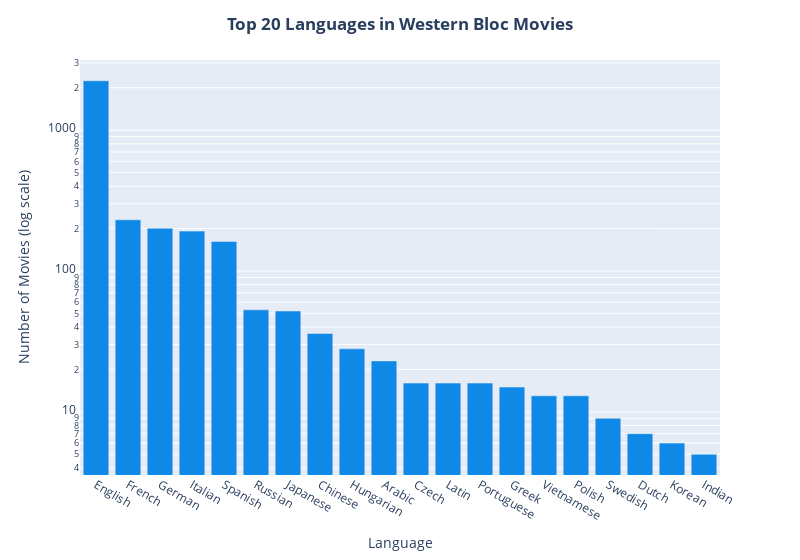

Notebook source saved alongside this figure:
### Code cell
fig = px.bar(western_languages_count.head(20), x='language', y='count', labels={'language':'Language', 'count':'Number of Movies (log scale)'})
fig.update_layout(title_text="Top 20 Languages in Western Bloc Movies", title_x=0.5, title_font_weight='bold', width=800)
fig.update_yaxes(type="log")
fig.update_traces(marker_color='#0F89E6')
fig.show()

### Figure 1 — Plotly figure (JSON) as saved in the notebook; plotly's stock layout.template omitted (floating-point values rounded to 4 significant figures)
{"data": [{"alignmentgroup": "True", "hovertemplate": "Language=%{x}<br>Number of Movies (log scale)=%{y}<extra></extra>", "legendgroup": "", "marker": {"color": "#0F89E6", "pattern": {"shape": ""}}, "name": "", "offsetgroup": "", "orientation": "v", "showlegend": false, "textposition": "auto", "type": "bar", "x": ["English", "French", "German", "Italian", "Spanish", "Russian", "Japanese", "Chinese", "Hungarian", "Arabic", "Czech", "Latin", "Portuguese", "Greek", "Vietnamese", "Polish", "Swedish", "Dutch", "Korean", "Indian"], "xaxis": "x", "y": [2243, 231, 201, 192, 162, 53, 52, 36, 28, 23, 16, 16, 16, 15, 13, 13, 9, 7, 6, 5], "yaxis": "y"}], "layout": {"barmode": "relative", "legend": {"tracegroupgap": 0}, "margin": {"t": 60}, "title": {"font": {"weight": "bold"}, "text": "Top 20 Languages in Western Bloc Movies", "x": 0.5}, "width": 800, "xaxis": {"anchor": "y", "domain": [0, 1], "title": {"text": "Language"}}, "yaxis": {"anchor": "x", "domain": [0, 1], "title": {"text": "Number of Movies (log scale)"}, "type": "log"}}}
